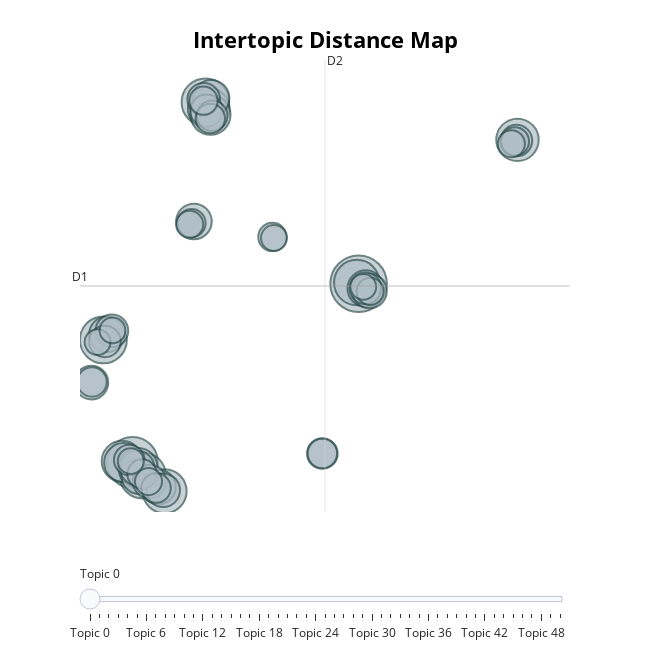

Notebook code for this chart:
### Code cell
topic_model.visualize_topics(custom_labels=True)

### Figure 1 — Plotly figure (JSON) as saved in the notebook; plotly's stock layout.template omitted (floating-point values rounded to 4 significant figures; data arrays with more than 128 entries replaced by an {"elided": "..."} marker saying what was removed)
{"data": [{"customdata": {"elided": "51x3 mixed values"}, "hovertemplate": "<b>Topic %{customdata[0]}</b><br>%{customdata[1]}<br>Size: %{customdata[2]}", "legendgroup": "", "marker": {"color": "#B0BEC5", "line": {"color": "DarkSlateGrey", "width": 2}, "size": [48, 39, 34, 33, 32, 31, 29, 27, 26, 25, 24, 23, 23, 20, 20, 19, 19, 19, 18, 18, 18, 17, 17, 17, 16, 16, 16, 15, 15, 15, 14, 14, 14, 13, 13, 13, 13, 13, 12, 12, 12, 12, 11, 11, 11, 11, 10, 10, 10, 10, 10], "sizemode": "area", "sizeref": 0.03, "symbol": "circle"}, "mode": "markers", "name": "", "orientation": "v", "showlegend": false, "type": "scatter", "x": [10.68, -1.94, 2.133, -3.565, -1.366, 10.58, -0.1439, 19.56, 2.319, -2.517, 2.418, -2.425, -1.631, 2.451, 11.08, -1.557, -3.363, 1.493, 11.29, -0.4875, -1.682, -4.234, -0.9868, -0.2267, -3.088, 2.038, 2.198, -3.479, 19.5, 11.06, 8.662, 2.513, -2.118, 2.407, -4.2, -1.402, -0.6217, 8.662, 1.355, 2.027, 5.874, 19.41, 1.255, 11.33, -1.044, 19.22, 10.95, -2.036, -3.887, 5.958, -3.054], "xaxis": "x", "y": [5.904, -9.394, 21.44, 1.097, -10.51, 6.005, -11.85, 18.22, 20.87, -9.289, 20.36, -9.408, -9.835, 21.78, 5.493, -10.57, 1.575, 11.23, 5.287, -11.49, -9.871, -2.557, -11.02, -11.77, 1.878, 21.69, 20.71, 0.9632, 18.16, 5.514, -8.622, 20.28, -9.186, 20.04, -2.499, -10.38, -11.58, -8.622, 11.09, 21.57, 9.906, 18.08, 10.99, 5.25, -11.03, 17.88, 5.642, -9.277, 0.9139, 9.821, 1.913], "yaxis": "y"}], "layout": {"annotations": [{"showarrow": false, "text": "D1", "x": -4.869, "y": 5.711, "yshift": 10}, {"showarrow": false, "text": "D2", "x": 8.81, "xshift": 10, "y": 25.05}], "height": 650, "hoverlabel": {"bgcolor": "white", "font": {"family": "Rockwell", "size": 16}}, "legend": {"itemsizing": "constant", "tracegroupgap": 0}, "margin": {"t": 60}, "shapes": [{"line": {"color": "#CFD8DC", "width": 2}, "type": "line", "x0": 8.81, "x1": 8.81, "y0": -13.63, "y1": 25.05}, {"line": {"color": "#9E9E9E", "width": 2}, "type": "line", "x0": -4.869, "x1": 22.49, "y0": 5.711, "y1": 5.711}], "sliders": [{"active": 0, "pad": {"t": 50}, "steps": [{"args": [{"marker.color": [["red", "#B0BEC5", "#B0BEC5", "#B0BEC5", "#B0BEC5", "#B0BEC5", "#B0BEC5", "#B0BEC5", "#B0BEC5", "#B0BEC5", "#B0BEC5", "#B0BEC5", "#B0BEC5", "#B0BEC5", "#B0BEC5", "#B0BEC5", "#B0BEC5", "#B0BEC5", "#B0BEC5", "#B0BEC5", "#B0BEC5", "#B0BEC5", "#B0BEC5", "#B0BEC5", "#B0BEC5", "#B0BEC5", "#B0BEC5", "#B0BEC5", "#B0BEC5", "#B0BEC5", "#B0BEC5", "#B0BEC5", "#B0BEC5", "#B0BEC5", "#B0BEC5", "#B0BEC5", "#B0BEC5", "#B0BEC5", "#B0BEC5", "#B0BEC5", "#B0BEC5", "#B0BEC5", "#B0BEC5", "#B0BEC5", "#B0BEC5", "#B0BEC5", "#B0BEC5", "#B0BEC5", "#B0BEC5", "#B0BEC5", "#B0BEC5"]]}], "label": "Topic 0", "method": "update"}, {"args": [{"marker.color": [["#B0BEC5", "red", "#B0BEC5", "#B0BEC5", "#B0BEC5", "#B0BEC5", "#B0BEC5", "#B0BEC5", "#B0BEC5", "#B0BEC5", "#B0BEC5", "#B0BEC5", "#B0BEC5", "#B0BEC5", "#B0BEC5", "#B0BEC5", "#B0BEC5", "#B0BEC5", "#B0BEC5", "#B0BEC5", "#B0BEC5", "#B0BEC5", "#B0BEC5", "#B0BEC5", "#B0BEC5", "#B0BEC5", "#B0BEC5", "#B0BEC5", "#B0BEC5", "#B0BEC5", "#B0BEC5", "#B0BEC5", "#B0BEC5", "#B0BEC5", "#B0BEC5", "#B0BEC5", "#B0BEC5", "#B0BEC5", "#B0BEC5", "#B0BEC5", "#B0BEC5", "#B0BEC5", "#B0BEC5", "#B0BEC5", "#B0BEC5", "#B0BEC5", "#B0BEC5", "#B0BEC5", "#B0BEC5", "#B0BEC5", "#B0BEC5"]]}], "label": "Topic 1", "method": "update"}, {"args": [{"marker.color": [["#B0BEC5", "#B0BEC5", "red", "#B0BEC5", "#B0BEC5", "#B0BEC5", "#B0BEC5", "#B0BEC5", "#B0BEC5", "#B0BEC5", "#B0BEC5", "#B0BEC5", "#B0BEC5", "#B0BEC5", "#B0BEC5", "#B0BEC5", "#B0BEC5", "#B0BEC5", "#B0BEC5", "#B0BEC5", "#B0BEC5", "#B0BEC5", "#B0BEC5", "#B0BEC5", "#B0BEC5", "#B0BEC5", "#B0BEC5", "#B0BEC5", "#B0BEC5", "#B0BEC5", "#B0BEC5", "#B0BEC5", "#B0BEC5", "#B0BEC5", "#B0BEC5", "#B0BEC5", "#B0BEC5", "#B0BEC5", "#B0BEC5", "#B0BEC5", "#B0BEC5", "#B0BEC5", "#B0BEC5", "#B0BEC5", "#B0BEC5", "#B0BEC5", "#B0BEC5", "#B0BEC5", "#B0BEC5", "#B0BEC5", "#B0BEC5"]]}], "label": "Topic 2", "method": "update"}, {"args": [{"marker.color": [["#B0BEC5", "#B0BEC5", "#B0BEC5", "red", "#B0BEC5", "#B0BEC5", "#B0BEC5", "#B0BEC5", "#B0BEC5", "#B0BEC5", "#B0BEC5", "#B0BEC5", "#B0BEC5", "#B0BEC5", "#B0BEC5", "#B0BEC5", "#B0BEC5", "#B0BEC5", "#B0BEC5", "#B0BEC5", "#B0BEC5", "#B0BEC5", "#B0BEC5", "#B0BEC5", "#B0BEC5", "#B0BEC5", "#B0BEC5", "#B0BEC5", "#B0BEC5", "#B0BEC5", "#B0BEC5", "#B0BEC5", "#B0BEC5", "#B0BEC5", "#B0BEC5", "#B0BEC5", "#B0BEC5", "#B0BEC5", "#B0BEC5", "#B0BEC5", "#B0BEC5", "#B0BEC5", "#B0BEC5", "#B0BEC5", "#B0BEC5", "#B0BEC5", "#B0BEC5", "#B0BEC5", "#B0BEC5", "#B0BEC5", "#B0BEC5"]]}], "label": "Topic 3", "method": "update"}, {"args": [{"marker.color": [["#B0BEC5", "#B0BEC5", "#B0BEC5", "#B0BEC5", "red", "#B0BEC5", "#B0BEC5", "#B0BEC5", "#B0BEC5", "#B0BEC5", "#B0BEC5", "#B0BEC5", "#B0BEC5", "#B0BEC5", "#B0BEC5", "#B0BEC5", "#B0BEC5", "#B0BEC5", "#B0BEC5", "#B0BEC5", "#B0BEC5", "#B0BEC5", "#B0BEC5", "#B0BEC5", "#B0BEC5", "#B0BEC5", "#B0BEC5", "#B0BEC5", "#B0BEC5", "#B0BEC5", "#B0BEC5", "#B0BEC5", "#B0BEC5", "#B0BEC5", "#B0BEC5", "#B0BEC5", "#B0BEC5", "#B0BEC5", "#B0BEC5", "#B0BEC5", "#B0BEC5", "#B0BEC5", "#B0BEC5", "#B0BEC5", "#B0BEC5", "#B0BEC5", "#B0BEC5", "#B0BEC5", "#B0BEC5", "#B0BEC5", "#B0BEC5"]]}], "label": "Topic 4", "method": "update"}, {"args": [{"marker.color": [["#B0BEC5", "#B0BEC5", "#B0BEC5", "#B0BEC5", "#B0BEC5", "red", "#B0BEC5", "#B0BEC5", "#B0BEC5", "#B0BEC5", "#B0BEC5", "#B0BEC5", "#B0BEC5", "#B0BEC5", "#B0BEC5", "#B0BEC5", "#B0BEC5", "#B0BEC5", "#B0BEC5", "#B0BEC5", "#B0BEC5", "#B0BEC5", "#B0BEC5", "#B0BEC5", "#B0BEC5", "#B0BEC5", "#B0BEC5", "#B0BEC5", "#B0BEC5", "#B0BEC5", "#B0BEC5", "#B0BEC5", "#B0BEC5", "#B0BEC5", "#B0BEC5", "#B0BEC5", "#B0BEC5", "#B0BEC5", "#B0BEC5", "#B0BEC5", "#B0BEC5", "#B0BEC5", "#B0BEC5", "#B0BEC5", "#B0BEC5", "#B0BEC5", "#B0BEC5", "#B0BEC5", "#B0BEC5", "#B0BEC5", "#B0BEC5"]]}], "label": "Topic 5", "method": "update"}, {"args": [{"marker.color": [["#B0BEC5", "#B0BEC5", "#B0BEC5", "#B0BEC5", "#B0BEC5", "#B0BEC5", "red", "#B0BEC5", "#B0BEC5", "#B0BEC5", "#B0BEC5", "#B0BEC5", "#B0BEC5", "#B0BEC5", "#B0BEC5", "#B0BEC5", "#B0BEC5", "#B0BEC5", "#B0BEC5", "#B0BEC5", "#B0BEC5", "#B0BEC5", "#B0BEC5", "#B0BEC5", "#B0BEC5", "#B0BEC5", "#B0BEC5", "#B0BEC5", "#B0BEC5", "#B0BEC5", "#B0BEC5", "#B0BEC5", "#B0BEC5", "#B0BEC5", "#B0BEC5", "#B0BEC5", "#B0BEC5", "#B0BEC5", "#B0BEC5", "#B0BEC5", "#B0BEC5", "#B0BEC5", "#B0BEC5", "#B0BEC5", "#B0BEC5", "#B0BEC5", "#B0BEC5", "#B0BEC5", "#B0BEC5", "#B0BEC5", "#B0BEC5"]]}], "label": "Topic 6", "method": "update"}, {"args": [{"marker.color": [["#B0BEC5", "#B0BEC5", "#B0BEC5", "#B0BEC5", "#B0BEC5", "#B0BEC5", "#B0BEC5", "red", "#B0BEC5", "#B0BEC5", "#B0BEC5", "#B0BEC5", "#B0BEC5", "#B0BEC5", "#B0BEC5", "#B0BEC5", "#B0BEC5", "#B0BEC5", "#B0BEC5", "#B0BEC5", "#B0BEC5", "#B0BEC5", "#B0BEC5", "#B0BEC5", "#B0BEC5", "#B0BEC5", "#B0BEC5", "#B0BEC5", "#B0BEC5", "#B0BEC5", "#B0BEC5", "#B0BEC5", "#B0BEC5", "#B0BEC5", "#B0BEC5", "#B0BEC5", "#B0BEC5", "#B0BEC5", "#B0BEC5", "#B0BEC5", "#B0BEC5", "#B0BEC5", "#B0BEC5", "#B0BEC5", "#B0BEC5", "#B0BEC5", "#B0BEC5", "#B0BEC5", "#B0BEC5", "#B0BEC5", "#B0BEC5"]]}], "label": "Topic 7", "method": "update"}, {"args": [{"marker.color": [["#B0BEC5", "#B0BEC5", "#B0BEC5", "#B0BEC5", "#B0BEC5", "#B0BEC5", "#B0BEC5", "#B0BEC5", "red", "#B0BEC5", "#B0BEC5", "#B0BEC5", "#B0BEC5", "#B0BEC5", "#B0BEC5", "#B0BEC5", "#B0BEC5", "#B0BEC5", "#B0BEC5", "#B0BEC5", "#B0BEC5", "#B0BEC5", "#B0BEC5", "#B0BEC5", "#B0BEC5", "#B0BEC5", "#B0BEC5", "#B0BEC5", "#B0BEC5", "#B0BEC5", "#B0BEC5", "#B0BEC5", "#B0BEC5", "#B0BEC5", "#B0BEC5", "#B0BEC5", "#B0BEC5", "#B0BEC5", "#B0BEC5", "#B0BEC5", "#B0BEC5", "#B0BEC5", "#B0BEC5", "#B0BEC5", "#B0BEC5", "#B0BEC5", "#B0BEC5", "#B0BEC5", "#B0BEC5", "#B0BEC5", "#B0BEC5"]]}], "label": "Topic 8", "method": "update"}, {"args": [{"marker.color": [["#B0BEC5", "#B0BEC5", "#B0BEC5", "#B0BEC5", "#B0BEC5", "#B0BEC5", "#B0BEC5", "#B0BEC5", "#B0BEC5", "red", "#B0BEC5", "#B0BEC5", "#B0BEC5", "#B0BEC5", "#B0BEC5", "#B0BEC5", "#B0BEC5", "#B0BEC5", "#B0BEC5", "#B0BEC5", "#B0BEC5", "#B0BEC5", "#B0BEC5", "#B0BEC5", "#B0BEC5", "#B0BEC5", "#B0BEC5", "#B0BEC5", "#B0BEC5", "#B0BEC5", "#B0BEC5", "#B0BEC5", "#B0BEC5", "#B0BEC5", "#B0BEC5", "#B0BEC5", "#B0BEC5", "#B0BEC5", "#B0BEC5", "#B0BEC5", "#B0BEC5", "#B0BEC5", "#B0BEC5", "#B0BEC5", "#B0BEC5", "#B0BEC5", "#B0BEC5", "#B0BEC5", "#B0BEC5", "#B0BEC5", "#B0BEC5"]]}], "label": "Topic 9", "method": "update"}, {"args": [{"marker.color": [["#B0BEC5", "#B0BEC5", "#B0BEC5", "#B0BEC5", "#B0BEC5", "#B0BEC5", "#B0BEC5", "#B0BEC5", "#B0BEC5", "#B0BEC5", "red", "#B0BEC5", "#B0BEC5", "#B0BEC5", "#B0BEC5", "#B0BEC5", "#B0BEC5", "#B0BEC5", "#B0BEC5", "#B0BEC5", "#B0BEC5", "#B0BEC5", "#B0BEC5", "#B0BEC5", "#B0BEC5", "#B0BEC5", "#B0BEC5", "#B0BEC5", "#B0BEC5", "#B0BEC5", "#B0BEC5", "#B0BEC5", "#B0BEC5", "#B0BEC5", "#B0BEC5", "#B0BEC5", "#B0BEC5", "#B0BEC5", "#B0BEC5", "#B0BEC5", "#B0BEC5", "#B0BEC5", "#B0BEC5", "#B0BEC5", "#B0BEC5", "#B0BEC5", "#B0BEC5", "#B0BEC5", "#B0BEC5", "#B0BEC5", "#B0BEC5"]]}], "label": "Topic 10", "method": "update"}, {"args": [{"marker.color": [["#B0BEC5", "#B0BEC5", "#B0BEC5", "#B0BEC5", "#B0BEC5", "#B0BEC5", "#B0BEC5", "#B0BEC5", "#B0BEC5", "#B0BEC5", "#B0BEC5", "red", "#B0BEC5", "#B0BEC5", "#B0BEC5", "#B0BEC5", "#B0BEC5", "#B0BEC5", "#B0BEC5", "#B0BEC5", "#B0BEC5", "#B0BEC5", "#B0BEC5", "#B0BEC5", "#B0BEC5", "#B0BEC5", "#B0BEC5", "#B0BEC5", "#B0BEC5", "#B0BEC5", "#B0BEC5", "#B0BEC5", "#B0BEC5", "#B0BEC5", "#B0BEC5", "#B0BEC5", "#B0BEC5", "#B0BEC5", "#B0BEC5", "#B0BEC5", "#B0BEC5", "#B0BEC5", "#B0BEC5", "#B0BEC5", "#B0BEC5", "#B0BEC5", "#B0BEC5", "#B0BEC5", "#B0BEC5", "#B0BEC5", "#B0BEC5"]]}], "label": "Topic 11", "method": "update"}, {"args": [{"marker.color": [["#B0BEC5", "#B0BEC5", "#B0BEC5", "#B0BEC5", "#B0BEC5", "#B0BEC5", "#B0BEC5", "#B0BEC5", "#B0BEC5", "#B0BEC5", "#B0BEC5", "#B0BEC5", "red", "#B0BEC5", "#B0BEC5", "#B0BEC5", "#B0BEC5", "#B0BEC5", "#B0BEC5", "#B0BEC5", "#B0BEC5", "#B0BEC5", "#B0BEC5", "#B0BEC5", "#B0BEC5", "#B0BEC5", "#B0BEC5", "#B0BEC5", "#B0BEC5", "#B0BEC5", "#B0BEC5", "#B0BEC5", "#B0BEC5", "#B0BEC5", "#B0BEC5", "#B0BEC5", "#B0BEC5", "#B0BEC5", "#B0BEC5", "#B0BEC5", "#B0BEC5", "#B0BEC5", "#B0BEC5", "#B0BEC5", "#B0BEC5", "#B0BEC5", "#B0BEC5", "#B0BEC5", "#B0BEC5", "#B0BEC5", "#B0BEC5"]]}], "label": "Topic 12", "method": "update"}, {"args": [{"marker.color": [["#B0BEC5", "#B0BEC5", "#B0BEC5", "#B0BEC5", "#B0BEC5", "#B0BEC5", "#B0BEC5", "#B0BEC5", "#B0BEC5", "#B0BEC5", "#B0BEC5", "#B0BEC5", "#B0BEC5", "red", "#B0BEC5", "#B0BEC5", "#B0BEC5", "#B0BEC5", "#B0BEC5", "#B0BEC5", "#B0BEC5", "#B0BEC5", "#B0BEC5", "#B0BEC5", "#B0BEC5", "#B0BEC5", "#B0BEC5", "#B0BEC5", "#B0BEC5", "#B0BEC5", "#B0BEC5", "#B0BEC5", "#B0BEC5", "#B0BEC5", "#B0BEC5", "#B0BEC5", "#B0BEC5", "#B0BEC5", "#B0BEC5", "#B0BEC5", "#B0BEC5", "#B0BEC5", "#B0BEC5", "#B0BEC5", "#B0BEC5", "#B0BEC5", "#B0BEC5", "#B0BEC5", "#B0BEC5", "#B0BEC5", "#B0BEC5"]]}], "label": "Topic 13", "method": "update"}, {"args": [{"marker.color": [["#B0BEC5", "#B0BEC5", "#B0BEC5", "#B0BEC5", "#B0BEC5", "#B0BEC5", "#B0BEC5", "#B0BEC5", "#B0BEC5", "#B0BEC5", "#B0BEC5", "#B0BEC5", "#B0BEC5", "#B0BEC5", "red", "#B0BEC5", "#B0BEC5", "#B0BEC5", "#B0BEC5", "#B0BEC5", "#B0BEC5", "#B0BEC5", "#B0BEC5", "#B0BEC5", "#B0BEC5", "#B0BEC5", "#B0BEC5", "#B0BEC5", "#B0BEC5", "#B0BEC5", "#B0BEC5", "#B0BEC5", "#B0BEC5", "#B0BEC5", "#B0BEC5", "#B0BEC5", "#B0BEC5", "#B0BEC5", "#B0BEC5", "#B0BEC5", "#B0BEC5", "#B0BEC5", "#B0BEC5", "#B0BEC5", "#B0BEC5", "#B0BEC5", "#B0BEC5", "#B0BEC5", "#B0BEC5", "#B0BEC5", "#B0BEC5"]]}], "label": "Topic 14", "method": "update"}, {"args": [{"marker.color": [["#B0BEC5", "#B0BEC5", "#B0BEC5", "#B0BEC5", "#B0BEC5", "#B0BEC5", "#B0BEC5", "#B0BEC5", "#B0BEC5", "#B0BEC5", "#B0BEC5", "#B0BEC5", "#B0BEC5", "#B0BEC5", "#B0BEC5", "red", "#B0BEC5", "#B0BEC5", "#B0BEC5", "#B0BEC5", "#B0BEC5", "#B0BEC5", "#B0BEC5", "#B0BEC5", "#B0BEC5", "#B0BEC5", "#B0BEC5", "#B0BEC5", "#B0BEC5", "#B0BEC5", "#B0BEC5", "#B0BEC5", "#B0BEC5", "#B0BEC5", "#B0BEC5", "#B0BEC5", "#B0BEC5", "#B0BEC5", "#B0BEC5", "#B0BEC5", "#B0BEC5", "#B0BEC5", "#B0BEC5", "#B0BEC5", "#B0BEC5", "#B0BEC5", "#B0BEC5", "#B0BEC5", "#B0BEC5", "#B0BEC5", "#B0BEC5"]]}], "label": "Topic 15", "method": "update"}, {"args": [{"marker.color": [["#B0BEC5", "#B0BEC5", "#B0BEC5", "#B0BEC5", "#B0BEC5", "#B0BEC5", "#B0BEC5", "#B0BEC5", "#B0BEC5", "#B0BEC5", "#B0BEC5", "#B0BEC5", "#B0BEC5", "#B0BEC5", "#B0BEC5", "#B0BEC5", "red", "#B0BEC5", "#B0BEC5", "#B0BEC5", "#B0BEC5", "#B0BEC5", "#B0BEC5", "#B0BEC5", "#B0BEC5", "#B0BEC5", "#B0BEC5", "#B0BEC5", "#B0BEC5", "#B0BEC5", "#B0BEC5", "#B0BEC5", "#B0BEC5", "#B0BEC5", "#B0BEC5", "#B0BEC5", "#B0BEC5", "#B0BEC5", "#B0BEC5", "#B0BEC5", "#B0BEC5", "#B0BEC5", "#B0BEC5", "#B0BEC5", "#B0BEC5", "#B0BEC5", "#B0BEC5", "#B0BEC5", "#B0BEC5", "#B0BEC5", "#B0BEC5"]]}], "label": "Topic 16", "method": "update"}, {"args": [{"marker.color": [["#B0BEC5", "#B0BEC5", "#B0BEC5", "#B0BEC5", "#B0BEC5", "#B0BEC5", "#B0BEC5", "#B0BEC5", "#B0BEC5", "#B0BEC5", "#B0BEC5", "#B0BEC5", "#B0BEC5", "#B0BEC5", "#B0BEC5", "#B0BEC5", "#B0BEC5", "red", "#B0BEC5", "#B0BEC5", "#B0BEC5", "#B0BEC5", "#B0BEC5", "#B0BEC5", "#B0BEC5", "#B0BEC5", "#B0BEC5", "#B0BEC5", "#B0BEC5", "#B0BEC5", "#B0BEC5", "#B0BEC5", "#B0BEC5", "#B0BEC5", "#B0BEC5", "#B0BEC5", "#B0BEC5", "#B0BEC5", "#B0BEC5", "#B0BEC5", "#B0BEC5", "#B0BEC5", "#B0BEC5", "#B0BEC5", "#B0BEC5", "#B0BEC5", "#B0BEC5", "#B0BEC5", "#B0BEC5", "#B0BEC5", "#B0BEC5"]]}], "label": "Topic 17", "method": "update"}, {"args": [{"marker.color": [["#B0BEC5", "#B0BEC5", "#B0BEC5", "#B0BEC5", "#B0BEC5", "#B0BEC5", "#B0BEC5", "#B0BEC5", "#B0BEC5", "#B0BEC5", "#B0BEC5", "#B0BEC5", "#B0BEC5", "#B0BEC5", "#B0BEC5", "#B0BEC5", "#B0BEC5", "#B0BEC5", "red", "#B0BEC5", "#B0BEC5", "#B0BEC5", "#B0BEC5", "#B0BEC5", "#B0BEC5", "#B0BEC5", "#B0BEC5", "#B0BEC5", "#B0BEC5", "#B0BEC5", "#B0BEC5", "#B0BEC5", "#B0BEC5", "#B0BEC5", "#B0BEC5", "#B0BEC5", "#B0BEC5", "#B0BEC5", "#B0BEC5", "#B0BEC5", "#B0BEC5", "#B0BEC5", "#B0BEC5", "#B0BEC5", "#B0BEC5", "#B0BEC5", "#B0BEC5", "#B0BEC5", "#B0BEC5", "#B0BEC5", "#B0BEC5"]]}], "label": "Topic 18", "method": "update"}, {"args": [{"marker.color": [["#B0BEC5", "#B0BEC5", "#B0BEC5", "#B0BEC5", "#B0BEC5", "#B0BEC5", "#B0BEC5", "#B0BEC5", "#B0BEC5", "#B0BEC5", "#B0BEC5", "#B0BEC5", "#B0BEC5", "#B0BEC5", "#B0BEC5", "#B0BEC5", "#B0BEC5", "#B0BEC5", "#B0BEC5", "red", "#B0BEC5", "#B0BEC5", "#B0BEC5", "#B0BEC5", "#B0BEC5", "#B0BEC5", "#B0BEC5", "#B0BEC5", "#B0BEC5", "#B0BEC5", "#B0BEC5", "#B0BEC5", "#B0BEC5", "#B0BEC5", "#B0BEC5", "#B0BEC5", "#B0BEC5", "#B0BEC5", "#B0BEC5", "#B0BEC5", "#B0BEC5", "#B0BEC5", "#B0BEC5", "#B0BEC5", "#B0BEC5", "#B0BEC5", "#B0BEC5", "#B0BEC5", "#B0BEC5", "#B0BEC5", "#B0BEC5"]]}], "label": "Topic 19", "method": "update"}, {"args": [{"marker.color": [["#B0BEC5", "#B0BEC5", "#B0BEC5", "#B0BEC5", "#B0BEC5", "#B0BEC5", "#B0BEC5", "#B0BEC5", "#B0BEC5", "#B0BEC5", "#B0BEC5", "#B0BEC5", "#B0BEC5", "#B0BEC5", "#B0BEC5", "#B0BEC5", "#B0BEC5", "#B0BEC5", "#B0BEC5", "#B0BEC5", "red", "#B0BEC5", "#B0BEC5", "#B0BEC5", "#B0BEC5", "#B0BEC5", "#B0BEC5", "#B0BEC5", "#B0BEC5", "#B0BEC5", "#B0BEC5", "#B0BEC5", "#B0BEC5", "#B0BEC5", "#B0BEC5", "#B0BEC5", "#B0BEC5", "#B0BEC5", "#B0BEC5", "#B0BEC5", "#B0BEC5", "#B0BEC5", "#B0BEC5", "#B0BEC5", "#B0BEC5", "#B0BEC5", "#B0BEC5", "#B0BEC5", "#B0BEC5", "#B0BEC5", "#B0BEC5"]]}], "label": "Topic 20", "method": "update"}, {"args": [{"marker.color": [["#B0BEC5", "#B0BEC5", "#B0BEC5", "#B0BEC5", "#B0BEC5", "#B0BEC5", "#B0BEC5", "#B0BEC5", "#B0BEC5", "#B0BEC5", "#B0BEC5", "#B0BEC5", "#B0BEC5", "#B0BEC5", "#B0BEC5", "#B0BEC5", "#B0BEC5", "#B0BEC5", "#B0BEC5", "#B0BEC5", "#B0BEC5", "red", "#B0BEC5", "#B0BEC5", "#B0BEC5", "#B0BEC5", "#B0BEC5", "#B0BEC5", "#B0BEC5", "#B0BEC5", "#B0BEC5", "#B0BEC5", "#B0BEC5", "#B0BEC5", "#B0BEC5", "#B0BEC5", "#B0BEC5", "#B0BEC5", "#B0BEC5", "#B0BEC5", "#B0BEC5", "#B0BEC5", "#B0BEC5", "#B0BEC5", "#B0BEC5", "#B0BEC5", "#B0BEC5", "#B0BEC5", "#B0BEC5", "#B0BEC5", "#B0BEC5"]]}], "label": "Topic 21", "method": "update"}, {"args": [{"marker.color": [["#B0BEC5", "#B0BEC5", "#B0BEC5", "#B0BEC5", "#B0BEC5", "#B0BEC5", "#B0BEC5", "#B0BEC5", "#B0BEC5", "#B0BEC5", "#B0BEC5", "#B0BEC5", "#B0BEC5", "#B0BEC5", "#B0BEC5", "#B0BEC5", "#B0BEC5", "#B0BEC5", "#B0BEC5", "#B0BEC5", "#B0BEC5", "#B0BEC5", "red", "#B0BEC5", "#B0BEC5", "#B0BEC5", "#B0BEC5", "#B0BEC5", "#B0BEC5", "#B0BEC5", "#B0BEC5", "#B0BEC5", "#B0BEC5", "#B0BEC5", "#B0BEC5", "#B0BEC5", "#B0BEC5", "#B0BEC5", "#B0BEC5", "#B0BEC5", "#B0BEC5", "#B0BEC5", "#B0BEC5", "#B0BEC5", "#B0BEC5", "#B0BEC5", "#B0BEC5", "#B0BEC5", "#B0BEC5", "#B0BEC5", "#B0BEC5"]]}], "label": "Topic 22", "method": "update"}, {"args": [{"marker.color": [["#B0BEC5", "#B0BEC5", "#B0BEC5", "#B0BEC5", "#B0BEC5", "#B0BEC5", "#B0BEC5", "#B0BEC5", "#B0BEC5", "#B0BEC5", "#B0BEC5", "#B0BEC5", "#B0BEC5", "#B0BEC5", "#B0BEC5", "#B0BEC5", "#B0BEC5", "#B0BEC5", "#B0BEC5", "#B0BEC5", "#B0BEC5", "#B0BEC5", "#B0BEC5", "red", "#B0BEC5", "#B0BEC5", "#B0BEC5", "#B0BEC5", "#B0BEC5", "#B0BEC5", "#B0BEC5", "#B0BEC5", "#B0BEC5", "#B0BEC5", "#B0BEC5", "#B0BEC5", "#B0BEC5", "#B0BEC5", "#B0BEC5", "#B0BEC5", "#B0BEC5", "#B0BEC5", "#B0BEC5", "#B0BEC5", "#B0BEC5", "#B0BEC5", "#B0BEC5", "#B0BEC5", "#B0BEC5", "#B0BEC5", "#B0BEC5"]]}], "label": "Topic 23", "method": "update"}, {"args": [{"marker.color": [["#B0BEC5", "#B0BEC5", "#B0BEC5", "#B0BEC5", "#B0BEC5", "#B0BEC5", "#B0BEC5", "#B0BEC5", "#B0BEC5", "#B0BEC5", "#B0BEC5", "#B0BEC5", "#B0BEC5", "#B0BEC5", "#B0BEC5", "#B0BEC5", "#B0BEC5", "#B0BEC5", "#B0BEC5", "#B0BEC5", "#B0BEC5", "#B0BEC5", "#B0BEC5", "#B0BEC5", "red", "#B0BEC5", "#B0BEC5", "#B0BEC5", "#B0BEC5", "#B0BEC5", "#B0BEC5", "#B0BEC5", "#B0BEC5", "#B0BEC5", "#B0BEC5", "#B0BEC5", "#B0BEC5", "#B0BEC5", "#B0BEC5", "#B0BEC5", "#B0BEC5", "#B0BEC5", "#B0BEC5", "#B0BEC5", "#B0BEC5", "#B0BEC5", "#B0BEC5", "#B0BEC5", "#B0BEC5", "#B0BEC5", "#B0BEC5"]]}], "label": "Topic 24", "method": "update"}, {"args": [{"marker.color": [["#B0BEC5", "#B0BEC5", "#B0BEC5", "#B0BEC5", "#B0BEC5", "#B0BEC5", "#B0BEC5", "#B0BEC5", "#B0BEC5", "#B0BEC5", "#B0BEC5", "#B0BEC5", "#B0BEC5", "#B0BEC5", "#B0BEC5", "#B0BEC5", "#B0BEC5", "#B0BEC5", "#B0BEC5", "#B0BEC5", "#B0BEC5", "#B0BEC5", "#B0BEC5", "#B0BEC5", "#B0BEC5", "red", "#B0BEC5", "#B0BEC5", "#B0BEC5", "#B0BEC5", "#B0BEC5", "#B0BEC5", "#B0BEC5", "#B0BEC5", "#B0BEC5", "#B0BEC5", "#B0BEC5", "#B0BEC5", "#B0BEC5", "#B0BEC5", "#B0BEC5", "#B0BEC5", "#B0BEC5", "#B0BEC5", "#B0BEC5", "#B0BEC5", "#B0BEC5", "#B0BEC5", "#B0BEC5", "#B0BEC5", "#B0BEC5"]]}], "label": "Topic 25", "method": "update"}, {"args": [{"marker.color": [["#B0BEC5", "#B0BEC5", "#B0BEC5", "#B0BEC5", "#B0BEC5", "#B0BEC5", "#B0BEC5", "#B0BEC5", "#B0BEC5", "#B0BEC5", "#B0BEC5", "#B0BEC5", "#B0BEC5", "#B0BEC5", "#B0BEC5", "#B0BEC5", "#B0BEC5", "#B0BEC5", "#B0BEC5", "#B0BEC5", "#B0BEC5", "#B0BEC5", "#B0BEC5", "#B0BEC5", "#B0BEC5", "#B0BEC5", "red", "#B0BEC5", "#B0BEC5", "#B0BEC5", "#B0BEC5", "#B0BEC5", "#B0BEC5", "#B0BEC5", "#B0BEC5", "#B0BEC5", "#B0BEC5", "#B0BEC5", "#B0BEC5", "#B0BEC5", "#B0BEC5", "#B0BEC5", "#B0BEC5", "#B0BEC5", "#B0BEC5", "#B0BEC5", "#B0BEC5", "#B0BEC5", "#B0BEC5", "#B0BEC5", "#B0BEC5"]]}], "label": "Topic 26", "method": "update"}, {"args": [{"marker.color": [["#B0BEC5", "#B0BEC5", "#B0BEC5", "#B0BEC5", "#B0BEC5", "#B0BEC5", "#B0BEC5", "#B0BEC5", "#B0BEC5", "#B0BEC5", "#B0BEC5", "#B0BEC5", "#B0BEC5", "#B0BEC5", "#B0BEC5", "#B0BEC5", "#B0BEC5", "#B0BEC5", "#B0BEC5", "#B0BEC5", "#B0BEC5", "#B0BEC5", "#B0BEC5", "#B0BEC5", "#B0BEC5", "#B0BEC5", "#B0BEC5", "red", "#B0BEC5", "#B0BEC5", "#B0BEC5", "#B0BEC5", "#B0BEC5", "#B0BEC5", "#B0BEC5", "#B0BEC5", "#B0BEC5", "#B0BEC5", "#B0BEC5", "#B0BEC5", "#B0BEC5", "#B0BEC5", "#B0BEC5", "#B0BEC5", "#B0BEC5", "#B0BEC5", "#B0BEC5", "#B0BEC5", "#B0BEC5", "#B0BEC5", "#B0BEC5"]]}], "label": "Topic 27", "method": "update"}, {"args": [{"marker.color": [["#B0BEC5", "#B0BEC5", "#B0BEC5", "#B0BEC5", "#B0BEC5", "#B0BEC5", "#B0BEC5", "#B0BEC5", "#B0BEC5", "#B0BEC5", "#B0BEC5", "#B0BEC5", "#B0BEC5", "#B0BEC5", "#B0BEC5", "#B0BEC5", "#B0BEC5", "#B0BEC5", "#B0BEC5", "#B0BEC5", "#B0BEC5", "#B0BEC5", "#B0BEC5", "#B0BEC5", "#B0BEC5", "#B0BEC5", "#B0BEC5", "#B0BEC5", "red", "#B0BEC5", "#B0BEC5", "#B0BEC5", "#B0BEC5", "#B0BEC5", "#B0BEC5", "#B0BEC5", "#B0BEC5", "#B0BEC5", "#B0BEC5", "#B0BEC5", "#B0BEC5", "#B0BEC5", "#B0BEC5", "#B0BEC5", "#B0BEC5", "#B0BEC5", "#B0BEC5", "#B0BEC5", "#B0BEC5", "#B0BEC5", "#B0BEC5"]]}], "label": "Topic 28", "method": "update"}, {"args": [{"marker.color": [["#B0BEC5", "#B0BEC5", "#B0BEC5", "#B0BEC5", "#B0BEC5", "#B0BEC5", "#B0BEC5", "#B0BEC5", "#B0BEC5", "#B0BEC5", "#B0BEC5", "#B0BEC5", "#B0BEC5", "#B0BEC5", "#B0BEC5", "#B0BEC5", "#B0BEC5", "#B0BEC5", "#B0BEC5", "#B0BEC5", "#B0BEC5", "#B0BEC5", "#B0BEC5", "#B0BEC5", "#B0BEC5", "#B0BEC5", "#B0BEC5", "#B0BEC5", "#B0BEC5", "red", "#B0BEC5", "#B0BEC5", "#B0BEC5", "#B0BEC5", "#B0BEC5", "#B0BEC5", "#B0BEC5", "#B0BEC5", "#B0BEC5", "#B0BEC5", "#B0BEC5", "#B0BEC5", "#B0BEC5", "#B0BEC5", "#B0BEC5", "#B0BEC5", "#B0BEC5", "#B0BEC5", "#B0BEC5", "#B0BEC5", "#B0BEC5"]]}], "label": "Topic 29", "method": "update"}, {"args": [{"marker.color": [["#B0BEC5", "#B0BEC5", "#B0BEC5", "#B0BEC5", "#B0BEC5", "#B0BEC5", "#B0BEC5", "#B0BEC5", "#B0BEC5", "#B0BEC5", "#B0BEC5", "#B0BEC5", "#B0BEC5", "#B0BEC5", "#B0BEC5", "#B0BEC5", "#B0BEC5", "#B0BEC5", "#B0BEC5", "#B0BEC5", "#B0BEC5", "#B0BEC5", "#B0BEC5", "#B0BEC5", "#B0BEC5", "#B0BEC5", "#B0BEC5", "#B0BEC5", "#B0BEC5", "#B0BEC5", "red", "#B0BEC5", "#B0BEC5", "#B0BEC5", "#B0BEC5", "#B0BEC5", "#B0BEC5", "#B0BEC5", "#B0BEC5", "#B0BEC5", "#B0BEC5", "#B0BEC5", "#B0BEC5", "#B0BEC5", "#B0BEC5", "#B0BEC5", "#B0BEC5", "#B0BEC5", "#B0BEC5", "#B0BEC5", "#B0BEC5"]]}], "label": "Topic 30", "method": "update"}, {"args": [{"marker.color": [["#B0BEC5", "#B0BEC5", "#B0BEC5", "#B0BEC5", "#B0BEC5", "#B0BEC5", "#B0BEC5", "#B0BEC5", "#B0BEC5", "#B0BEC5", "#B0BEC5", "#B0BEC5", "#B0BEC5", "#B0BEC5", "#B0BEC5", "#B0BEC5", "#B0BEC5", "#B0BEC5", "#B0BEC5", "#B0BEC5", "#B0BEC5", "#B0BEC5", "#B0BEC5", "#B0BEC5", "#B0BEC5", "#B0BEC5", "#B0BEC5", "#B0BEC5", "#B0BEC5", "#B0BEC5", "#B0BEC5", "red", "#B0BEC5", "#B0BEC5", "#B0BEC5", "#B0BEC5", "#B0BEC5", "#B0BEC5", "#B0BEC5", "#B0BEC5", "#B0BEC5", "#B0BEC5", "#B0BEC5", "#B0BEC5", "#B0BEC5", "#B0BEC5", "#B0BEC5", "#B0BEC5", "#B0BEC5", "#B0BEC5", "#B0BEC5"]]}], "label": "Topic 31", "method": "update"}, {"args": [{"marker.color": [["#B0BEC5", "#B0BEC5", "#B0BEC5", "#B0BEC5", "#B0BEC5", "#B0BEC5", "#B0BEC5", "#B0BEC5", "#B0BEC5", "#B0BEC5", "#B0BEC5", "#B0BEC5", "#B0BEC5", "#B0BEC5", "#B0BEC5", "#B0BEC5", "#B0BEC5", "#B0BEC5", "#B0BEC5", "#B0BEC5", "#B0BEC5", "#B0BEC5", "#B0BEC5", "#B0BEC5", "#B0BEC5", "#B0BEC5", "#B0BEC5", "#B0BEC5", "#B0BEC5", "#B0BEC5", "#B0BEC5", "#B0BEC5", "red", "#B0BEC5", "#B0BEC5", "#B0BEC5", "#B0BEC5", "#B0BEC5", "#B0BEC5", "#B0BEC5", "#B0BEC5", "#B0BEC5", "#B0BEC5", "#B0BEC5", "#B0BEC5", "#B0BEC5", "#B0BEC5", "#B0BEC5", "#B0BEC5", "#B0BEC5", "#B0BEC5"]]}], "label": "Topic 32", "method": "update"}, {"args": [{"marker.color": [["#B0BEC5", "#B0BEC5", "#B0BEC5", "#B0BEC5", "#B0BEC5", "#B0BEC5", "#B0BEC5", "#B0BEC5", "#B0BEC5", "#B0BEC5", "#B0BEC5", "#B0BEC5", "#B0BEC5", "#B0BEC5", "#B0BEC5", "#B0BEC5", "#B0BEC5", "#B0BEC5", "#B0BEC5", "#B0BEC5", "#B0BEC5", "#B0BEC5", "#B0BEC5", "#B0BEC5", "#B0BEC5", "#B0BEC5", "#B0BEC5", "#B0BEC5", "#B0BEC5", "#B0BEC5", "#B0BEC5", "#B0BEC5", "#B0BEC5", "red", "#B0BEC5", "#B0BEC5", "#B0BEC5", "#B0BEC5", "#B0BEC5", "#B0BEC5", "#B0BEC5", "#B0BEC5", "#B0BEC5", "#B0BEC5", "#B0BEC5", "#B0BEC5", "#B0BEC5", "#B0BEC5", "#B0BEC5", "#B0BEC5", "#B0BEC5"]]}], "label": "Topic 33", "method": "update"}, {"args": [{"marker.color": [["#B0BEC5", "#B0BEC5", "#B0BEC5", "#B0BEC5", "#B0BEC5", "#B0BEC5", "#B0BEC5", "#B0BEC5", "#B0BEC5", "#B0BEC5", "#B0BEC5", "#B0BEC5", "#B0BEC5", "#B0BEC5", "#B0BEC5", "#B0BEC5", "#B0BEC5", "#B0BEC5", "#B0BEC5", "#B0BEC5", "#B0BEC5", "#B0BEC5", "#B0BEC5", "#B0BEC5", "#B0BEC5", "#B0BEC5", "#B0BEC5", "#B0BEC5", "#B0BEC5", "#B0BEC5", "#B0BEC5", "#B0BEC5", "#B0BEC5", "#B0BEC5", "red", "#B0BEC5", "#B0BEC5", "#B0BEC5", "#B0BEC5", "#B0BEC5", "#B0BEC5", "#B0BEC5", "#B0BEC5", "#B0BEC5", "#B0BEC5", "#B0BEC5", "#B0BEC5", "#B0BEC5", "#B0BEC5", "#B0BEC5", "#B0BEC5"]]}], "label": "Topic 34", "method": "update"}, {"args": [{"marker.color": [["#B0BEC5", "#B0BEC5", "#B0BEC5", "#B0BEC5", "#B0BEC5", "#B0BEC5", "#B0BEC5", "#B0BEC5", "#B0BEC5", "#B0BEC5", "#B0BEC5", "#B0BEC5", "#B0BEC5", "#B0BEC5", "#B0BEC5", "#B0BEC5", "#B0BEC5", "#B0BEC5", "#B0BEC5", "#B0BEC5", "#B0BEC5", "#B0BEC5", "#B0BEC5", "#B0BEC5", "#B0BEC5", "#B0BEC5", "#B0BEC5", "#B0BEC5", "#B0BEC5", "#B0BEC5", "#B0BEC5", "#B0BEC5", "#B0BEC5", "#B0BEC5", "#B0BEC5", "red", "#B0BEC5", "#B0BEC5", "#B0BEC5", "#B0BEC5", "#B0BEC5", "#B0BEC5", "#B0BEC5", "#B0BEC5", "#B0BEC5", "#B0BEC5", "#B0BEC5", "#B0BEC5", "#B0BEC5", "#B0BEC5", "#B0BEC5"]]}], "label": "Topic 35", "method": "update"}, {"args": [{"marker.color": [["#B0BEC5", "#B0BEC5", "#B0BEC5", "#B0BEC5", "#B0BEC5", "#B0BEC5", "#B0BEC5", "#B0BEC5", "#B0BEC5", "#B0BEC5", "#B0BEC5", "#B0BEC5", "#B0BEC5", "#B0BEC5", "#B0BEC5", "#B0BEC5", "#B0BEC5", "#B0BEC5", "#B0BEC5", "#B0BEC5", "#B0BEC5", "#B0BEC5", "#B0BEC5", "#B0BEC5", "#B0BEC5", "#B0BEC5", "#B0BEC5", "#B0BEC5", "#B0BEC5", "#B0BEC5", "#B0BEC5", "#B0BEC5", "#B0BEC5", "#B0BEC5", "#B0BEC5", "#B0BEC5", "red", "#B0BEC5", "#B0BEC5", "#B0BEC5", "#B0BEC5", "#B0BEC5", "#B0BEC5", "#B0BEC5", "#B0BEC5", "#B0BEC5", "#B0BEC5", "#B0BEC5", "#B0BEC5", "#B0BEC5", "#B0BEC5"]]}], "label": "Topic 36", "method": "update"}, {"args": [{"marker.color": [["#B0BEC5", "#B0BEC5", "#B0BEC5", "#B0BEC5", "#B0BEC5", "#B0BEC5", "#B0BEC5", "#B0BEC5", "#B0BEC5", "#B0BEC5", "#B0BEC5", "#B0BEC5", "#B0BEC5", "#B0BEC5", "#B0BEC5", "#B0BEC5", "#B0BEC5", "#B0BEC5", "#B0BEC5", "#B0BEC5", "#B0BEC5", "#B0BEC5", "#B0BEC5", "#B0BEC5", "#B0BEC5", "#B0BEC5", "#B0BEC5", "#B0BEC5", "#B0BEC5", "#B0BEC5", "#B0BEC5", "#B0BEC5", "#B0BEC5", "#B0BEC5", "#B0BEC5", "#B0BEC5", "#B0BEC5", "red", "#B0BEC5", "#B0BEC5", "#B0BEC5", "#B0BEC5", "#B0BEC5", "#B0BEC5", "#B0BEC5", "#B0BEC5", "#B0BEC5", "#B0BEC5", "#B0BEC5", "#B0BEC5", "#B0BEC5"]]}], "label": "Topic 37", "method": "update"}, {"args": [{"marker.color": [["#B0BEC5", "#B0BEC5", "#B0BEC5", "#B0BEC5", "#B0BEC5", "#B0BEC5", "#B0BEC5", "#B0BEC5", "#B0BEC5", "#B0BEC5", "#B0BEC5", "#B0BEC5", "#B0BEC5", "#B0BEC5", "#B0BEC5", "#B0BEC5", "#B0BEC5", "#B0BEC5", "#B0BEC5", "#B0BEC5", "#B0BEC5", "#B0BEC5", "#B0BEC5", "#B0BEC5", "#B0BEC5", "#B0BEC5", "#B0BEC5", "#B0BEC5", "#B0BEC5", "#B0BEC5", "#B0BEC5", "#B0BEC5", "#B0BEC5", "#B0BEC5", "#B0BEC5", "#B0BEC5", "#B0BEC5", "#B0BEC5", "red", "#B0BEC5", "#B0BEC5", "#B0BEC5", "#B0BEC5", "#B0BEC5", "#B0BEC5", "#B0BEC5", "#B0BEC5", "#B0BEC5", "#B0BEC5", "#B0BEC5", "#B0BEC5"]]}], "label": "Topic 38", "method": "update"}, {"args": [{"marker.color": [["#B0BEC5", "#B0BEC5", "#B0BEC5", "#B0BEC5", "#B0BEC5", "#B0BEC5", "#B0BEC5", "#B0BEC5", "#B0BEC5", "#B0BEC5", "#B0BEC5", "#B0BEC5", "#B0BEC5", "#B0BEC5", "#B0BEC5", "#B0BEC5", "#B0BEC5", "#B0BEC5", "#B0BEC5", "#B0BEC5", "#B0BEC5", "#B0BEC5", "#B0BEC5", "#B0BEC5", "#B0BEC5", "#B0BEC5", "#B0BEC5", "#B0BEC5", "#B0BEC5", "#B0BEC5", "#B0BEC5", "#B0BEC5", "#B0BEC5", "#B0BEC5", "#B0BEC5", "#B0BEC5", "#B0BEC5", "#B0BEC5", "#B0BEC5", "red", "#B0BEC5", "#B0BEC5", "#B0BEC5", "#B0BEC5", "#B0BEC5", "#B0BEC5", "#B0BEC5", "#B0BEC5", "#B0BEC5", "#B0BEC5", "#B0BEC5"]]}], "label": "Topic 39", "method": "update"}, {"args": [{"marker.color": [["#B0BEC5", "#B0BEC5", "#B0BEC5", "#B0BEC5", "#B0BEC5", "#B0BEC5", "#B0BEC5", "#B0BEC5", "#B0BEC5", "#B0BEC5", "#B0BEC5", "#B0BEC5", "#B0BEC5", "#B0BEC5", "#B0BEC5", "#B0BEC5", "#B0BEC5", "#B0BEC5", "#B0BEC5", "#B0BEC5", "#B0BEC5", "#B0BEC5", "#B0BEC5", "#B0BEC5", "#B0BEC5", "#B0BEC5", "#B0BEC5", "#B0BEC5", "#B0BEC5", "#B0BEC5", "#B0BEC5", "#B0BEC5", "#B0BEC5", "#B0BEC5", "#B0BEC5", "#B0BEC5", "#B0BEC5", "#B0BEC5", "#B0BEC5", "#B0BEC5", "red", "#B0BEC5", "#B0BEC5", "#B0BEC5", "#B0BEC5", "#B0BEC5", "#B0BEC5", "#B0BEC5", "#B0BEC5", "#B0BEC5", "#B0BEC5"]]}], "label": "Topic 40", "method": "update"}, {"args": [{"marker.color": [["#B0BEC5", "#B0BEC5", "#B0BEC5", "#B0BEC5", "#B0BEC5", "#B0BEC5", "#B0BEC5", "#B0BEC5", "#B0BEC5", "#B0BEC5", "#B0BEC5", "#B0BEC5", "#B0BEC5", "#B0BEC5", "#B0BEC5", "#B0BEC5", "#B0BEC5", "#B0BEC5", "#B0BEC5", "#B0BEC5", "#B0BEC5", "#B0BEC5", "#B0BEC5", "#B0BEC5", "#B0BEC5", "#B0BEC5", "#B0BEC5", "#B0BEC5", "#B0BEC5", "#B0BEC5", "#B0BEC5", "#B0BEC5", "#B0BEC5", "#B0BEC5", "#B0BEC5", "#B0BEC5", "#B0BEC5", "#B0BEC5", "#B0BEC5", "#B0BEC5", "#B0BEC5", "red", "#B0BEC5", "#B0BEC5", "#B0BEC5", "#B0BEC5", "#B0BEC5", "#B0BEC5", "#B0BEC5", "#B0BEC5", "#B0BEC5"]]}], "label": "Topic 41", "method": "update"}, {"args": [{"marker.color": [["#B0BEC5", "#B0BEC5", "#B0BEC5", "#B0BEC5", "#B0BEC5", "#B0BEC5", "#B0BEC5", "#B0BEC5", "#B0BEC5", "#B0BEC5", "#B0BEC5", "#B0BEC5", "#B0BEC5", "#B0BEC5", "#B0BEC5", "#B0BEC5", "#B0BEC5", "#B0BEC5", "#B0BEC5", "#B0BEC5", "#B0BEC5", "#B0BEC5", "#B0BEC5", "#B0BEC5", "#B0BEC5", "#B0BEC5", "#B0BEC5", "#B0BEC5", "#B0BEC5", "#B0BEC5", "#B0BEC5", "#B0BEC5", "#B0BEC5", "#B0BEC5", "#B0BEC5", "#B0BEC5", "#B0BEC5", "#B0BEC5", "#B0BEC5", "#B0BEC5", "#B0BEC5", "#B0BEC5", "red", "#B0BEC5", "#B0BEC5", "#B0BEC5", "#B0BEC5", "#B0BEC5", "#B0BEC5", "#B0BEC5", "#B0BEC5"]]}], "label": "Topic 42", "method": "update"}, {"args": [{"marker.color": [["#B0BEC5", "#B0BEC5", "#B0BEC5", "#B0BEC5", "#B0BEC5", "#B0BEC5", "#B0BEC5", "#B0BEC5", "#B0BEC5", "#B0BEC5", "#B0BEC5", "#B0BEC5", "#B0BEC5", "#B0BEC5", "#B0BEC5", "#B0BEC5", "#B0BEC5", "#B0BEC5", "#B0BEC5", "#B0BEC5", "#B0BEC5", "#B0BEC5", "#B0BEC5", "#B0BEC5", "#B0BEC5", "#B0BEC5", "#B0BEC5", "#B0BEC5", "#B0BEC5", "#B0BEC5", "#B0BEC5", "#B0BEC5", "#B0BEC5", "#B0BEC5", "#B0BEC5", "#B0BEC5", "#B0BEC5", "#B0BEC5", "#B0BEC5", "#B0BEC5", "#B0BEC5", "#B0BEC5", "#B0BEC5", "red", "#B0BEC5", "#B0BEC5", "#B0BEC5", "#B0BEC5", "#B0BEC5", "#B0BEC5", "#B0BEC5"]]}], "label": "Topic 43", "method": "update"}, {"args": [{"marker.color": [["#B0BEC5", "#B0BEC5", "#B0BEC5", "#B0BEC5", "#B0BEC5", "#B0BEC5", "#B0BEC5", "#B0BEC5", "#B0BEC5", "#B0BEC5", "#B0BEC5", "#B0BEC5", "#B0BEC5", "#B0BEC5", "#B0BEC5", "#B0BEC5", "#B0BEC5", "#B0BEC5", "#B0BEC5", "#B0BEC5", "#B0BEC5", "#B0BEC5", "#B0BEC5", "#B0BEC5", "#B0BEC5", "#B0BEC5", "#B0BEC5", "#B0BEC5", "#B0BEC5", "#B0BEC5", "#B0BEC5", "#B0BEC5", "#B0BEC5", "#B0BEC5", "#B0BEC5", "#B0BEC5", "#B0BEC5", "#B0BEC5", "#B0BEC5", "#B0BEC5", "#B0BEC5", "#B0BEC5", "#B0BEC5", "#B0BEC5", "red", "#B0BEC5", "#B0BEC5", "#B0BEC5", "#B0BEC5", "#B0BEC5", "#B0BEC5"]]}], "label": "Topic 44", "method": "update"}, {"args": [{"marker.color": [["#B0BEC5", "#B0BEC5", "#B0BEC5", "#B0BEC5", "#B0BEC5", "#B0BEC5", "#B0BEC5", "#B0BEC5", "#B0BEC5", "#B0BEC5", "#B0BEC5", "#B0BEC5", "#B0BEC5", "#B0BEC5", "#B0BEC5", "#B0BEC5", "#B0BEC5", "#B0BEC5", "#B0BEC5", "#B0BEC5", "#B0BEC5", "#B0BEC5", "#B0BEC5", "#B0BEC5", "#B0BEC5", "#B0BEC5", "#B0BEC5", "#B0BEC5", "#B0BEC5", "#B0BEC5", "#B0BEC5", "#B0BEC5", "#B0BEC5", "#B0BEC5", "#B0BEC5", "#B0BEC5", "#B0BEC5", "#B0BEC5", "#B0BEC5", "#B0BEC5", "#B0BEC5", "#B0BEC5", "#B0BEC5", "#B0BEC5", "#B0BEC5", "red", "#B0BEC5", "#B0BEC5", "#B0BEC5", "#B0BEC5", "#B0BEC5"]]}], "label": "Topic 45", "method": "update"}, {"args": [{"marker.color": [["#B0BEC5", "#B0BEC5", "#B0BEC5", "#B0BEC5", "#B0BEC5", "#B0BEC5", "#B0BEC5", "#B0BEC5", "#B0BEC5", "#B0BEC5", "#B0BEC5", "#B0BEC5", "#B0BEC5", "#B0BEC5", "#B0BEC5", "#B0BEC5", "#B0BEC5", "#B0BEC5", "#B0BEC5", "#B0BEC5", "#B0BEC5", "#B0BEC5", "#B0BEC5", "#B0BEC5", "#B0BEC5", "#B0BEC5", "#B0BEC5", "#B0BEC5", "#B0BEC5", "#B0BEC5", "#B0BEC5", "#B0BEC5", "#B0BEC5", "#B0BEC5", "#B0BEC5", "#B0BEC5", "#B0BEC5", "#B0BEC5", "#B0BEC5", "#B0BEC5", "#B0BEC5", "#B0BEC5", "#B0BEC5", "#B0BEC5", "#B0BEC5", "#B0BEC5", "red", "#B0BEC5", "#B0BEC5", "#B0BEC5", "#B0BEC5"]]}], "label": "Topic 46", "method": "update"}, {"args": [{"marker.color": [["#B0BEC5", "#B0BEC5", "#B0BEC5", "#B0BEC5", "#B0BEC5", "#B0BEC5", "#B0BEC5", "#B0BEC5", "#B0BEC5", "#B0BEC5", "#B0BEC5", "#B0BEC5", "#B0BEC5", "#B0BEC5", "#B0BEC5", "#B0BEC5", "#B0BEC5", "#B0BEC5", "#B0BEC5", "#B0BEC5", "#B0BEC5", "#B0BEC5", "#B0BEC5", "#B0BEC5", "#B0BEC5", "#B0BEC5", "#B0BEC5", "#B0BEC5", "#B0BEC5", "#B0BEC5", "#B0BEC5", "#B0BEC5", "#B0BEC5", "#B0BEC5", "#B0BEC5", "#B0BEC5", "#B0BEC5", "#B0BEC5", "#B0BEC5", "#B0BEC5", "#B0BEC5", "#B0BEC5", "#B0BEC5", "#B0BEC5", "#B0BEC5", "#B0BEC5", "#B0BEC5", "red", "#B0BEC5", "#B0BEC5", "#B0BEC5"]]}], "label": "Topic 47", "method": "update"}, {"args": [{"marker.color": [["#B0BEC5", "#B0BEC5", "#B0BEC5", "#B0BEC5", "#B0BEC5", "#B0BEC5", "#B0BEC5", "#B0BEC5", "#B0BEC5", "#B0BEC5", "#B0BEC5", "#B0BEC5", "#B0BEC5", "#B0BEC5", "#B0BEC5", "#B0BEC5", "#B0BEC5", "#B0BEC5", "#B0BEC5", "#B0BEC5", "#B0BEC5", "#B0BEC5", "#B0BEC5", "#B0BEC5", "#B0BEC5", "#B0BEC5", "#B0BEC5", "#B0BEC5", "#B0BEC5", "#B0BEC5", "#B0BEC5", "#B0BEC5", "#B0BEC5", "#B0BEC5", "#B0BEC5", "#B0BEC5", "#B0BEC5", "#B0BEC5", "#B0BEC5", "#B0BEC5", "#B0BEC5", "#B0BEC5", "#B0BEC5", "#B0BEC5", "#B0BEC5", "#B0BEC5", "#B0BEC5", "#B0BEC5", "red", "#B0BEC5", "#B0BEC5"]]}], "label": "Topic 48", "method": "update"}, {"args": [{"marker.color": [["#B0BEC5", "#B0BEC5", "#B0BEC5", "#B0BEC5", "#B0BEC5", "#B0BEC5", "#B0BEC5", "#B0BEC5", "#B0BEC5", "#B0BEC5", "#B0BEC5", "#B0BEC5", "#B0BEC5", "#B0BEC5", "#B0BEC5", "#B0BEC5", "#B0BEC5", "#B0BEC5", "#B0BEC5", "#B0BEC5", "#B0BEC5", "#B0BEC5", "#B0BEC5", "#B0BEC5", "#B0BEC5", "#B0BEC5", "#B0BEC5", "#B0BEC5", "#B0BEC5", "#B0BEC5", "#B0BEC5", "#B0BEC5", "#B0BEC5", "#B0BEC5", "#B0BEC5", "#B0BEC5", "#B0BEC5", "#B0BEC5", "#B0BEC5", "#B0BEC5", "#B0BEC5", "#B0BEC5", "#B0BEC5", "#B0BEC5", "#B0BEC5", "#B0BEC5", "#B0BEC5", "#B0BEC5", "#B0BEC5", "red", "#B0BEC5"]]}], "label": "Topic 49", "method": "update"}, {"args": [{"marker.color": [["#B0BEC5", "#B0BEC5", "#B0BEC5", "#B0BEC5", "#B0BEC5", "#B0BEC5", "#B0BEC5", "#B0BEC5", "#B0BEC5", "#B0BEC5", "#B0BEC5", "#B0BEC5", "#B0BEC5", "#B0BEC5", "#B0BEC5", "#B0BEC5", "#B0BEC5", "#B0BEC5", "#B0BEC5", "#B0BEC5", "#B0BEC5", "#B0BEC5", "#B0BEC5", "#B0BEC5", "#B0BEC5", "#B0BEC5", "#B0BEC5", "#B0BEC5", "#B0BEC5", "#B0BEC5", "#B0BEC5", "#B0BEC5", "#B0BEC5", "#B0BEC5", "#B0BEC5", "#B0BEC5", "#B0BEC5", "#B0BEC5", "#B0BEC5", "#B0BEC5", "#B0BEC5", "#B0BEC5", "#B0BEC5", "#B0BEC5", "#B0BEC5", "#B0BEC5", "#B0BEC5", "#B0BEC5", "#B0BEC5", "#B0BEC5", "red"]]}], "label": "Topic 50", "method": "update"}]}], "title": {"font": {"color": "Black", "size": 22}, "text": "<b>Intertopic Distance Map</b>", "x": 0.5, "xanchor": "center", "y": 0.95, "yanchor": "top"}, "width": 650, "xaxis": {"anchor": "y", "domain": [0, 1], "range": [-4.869, 22.49], "title": {"text": ""}, "visible": false}, "yaxis": {"anchor": "x", "domain": [0, 1], "range": [-13.63, 25.05], "title": {"text": ""}, "visible": false}}}
